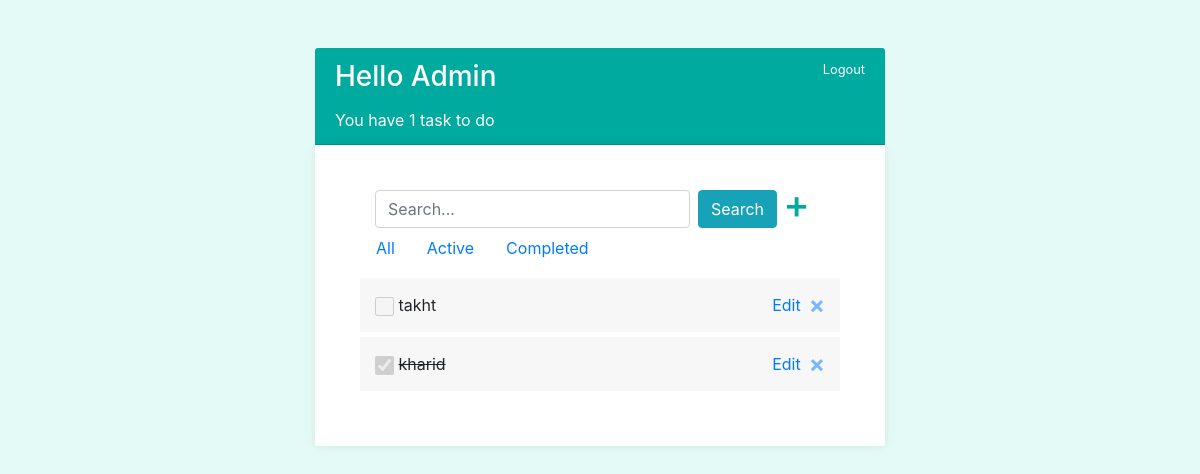
Before: / (signed in) with the older database file.
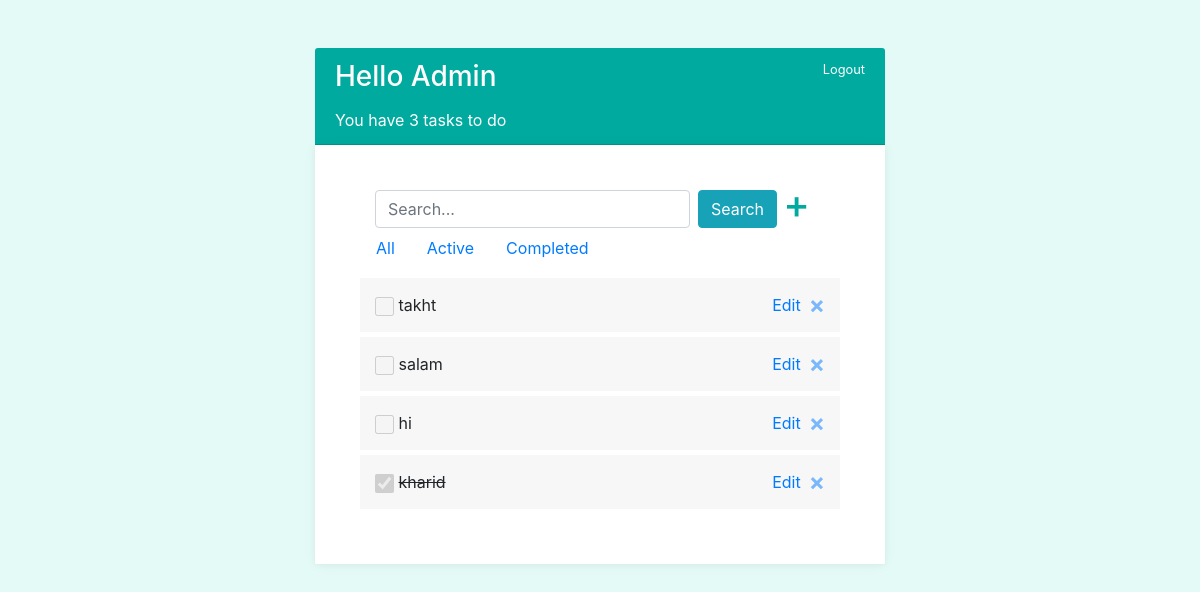
After: the same page with the newer database file.
### account/models.py (models this page shows, shortened)
class Task(models.Model):
    user = models.ForeignKey(User, on_delete=models.CASCADE, null=True, blank=True, related_name='user')
    title = models.CharField(max_length=250)
    description = models.TextField(max_length=500, null=True, blank=True)
    complete = models.BooleanField(default=False)
    created = models.DateTimeField(auto_now_add=True)

### account/views.py (the view)
# urls.py: path('', TaskList.as_view(), name='tasks'),
class TaskList(LoginRequiredMixin, ListView):
    model = Task
    context_object_name = 'tasks'
    template_name = 'account/home-page.html'
    ordering = ['complete']
    def get_context_data(self, *, object_list=None, **kwargs):
        context = super().get_context_data(**kwargs)
        context['tasks'] = context['tasks'].filter(user=self.request.user)
        context['tasksCount'] = context['tasks'].filter(complete=False).count()
        search = self.request.GET.get('search') or ''
        if search:
            context['tasks'] = context['tasks'].filter(title__contains=search)
        return context

### account/templates/account/home-page.html (shortened to what this page needs)
{% extends 'parent/base.html' %}
{% load static %}
{% block content %}
    <div class="row my-5">
        <div class="col-md-12">
            <div class="card-header" style="background-color: #00AA9E; color: white">
                <h3 class="mb-0" style="float: left">Hello {{ request.user|title }}</h3><a
                    href="{% url 'account:logout' %}" style="color: white"><small
                    style="float: right">Logout</small></a>
                <br><br>
                <p class="mb-0">You have {{ tasksCount }} task{{ tasksCount|pluralize:"s" }} to do</p>
            </div>
            <div class="card card-white">
                <div class="card-body">
                    <div id="search-add-wrapper">
                        <form method="GET" class="d-flex float-left col-md-11">
                            <div class="form-outline flex-fill">
                                <input type="text" name="search" id="form1" class="form-control"
                                       placeholder="Search..." value="{{ request.GET.search }}" />
                            </div>
                            <button type="submit" class="btn btn-info mx-2 ">Search</button>
                        </form>
                        <a id="add-link" href="{% url 'account:task-create' %}" class="d-flex h1 float-right" style="text-decoration: none; margin-right: 30px; margin-top: -48px; color: #00AA9E;">&#x2b;</a>
                    </div>
<br>
                    <ul class="nav nav-pills todo-nav">
                        <li role="presentation" class="nav-item all-task active"><a href="#" class="nav-link">All</a>
                        </li>
                        <li role="presentation" class="nav-item active-task"><a href="#" class="nav-link">Active</a>
                        </li>
                        <li role="presentation" class="nav-item completed-task"><a href="#"
                                                                                   class="nav-link">Completed</a></li>
                    </ul>
                    <div class="todo-list">
                        {% for task in tasks %}
                            <div class="todo-item {% if task.complete %}complete{% endif %}">
                                <div class="checker"><span class=""><input type="checkbox"
                                                                           {% if task.complete %}checked{% endif %}
                                                                           name="{{ task.title }}-{{ task.id }}"
                                                                           disabled></span>
                                </div>
                                <span>{{ task.title }}</span>
                                <button type="button" class="close" data-dismiss="modal" aria-label="Close"
                                        style="float: right">
                                    <a href="{% url 'account:task-delete' task.id %}" aria-hidden="true"
                                       style="text-decoration: none">&times;</a>
                                </button>
                                <a href="{% url 'account:task-update' task.id %}" aria-label="Close"
                                   class="text-center mx-2" style="float: right; text-decoration: none">Edit</a>
                            </div>
                        {% empty %}
                            <h4>No tasks..</h4>
                        {% endfor %}
                    </div>
                </div>
            </div>
        </div>
    </div>
{% endblock %}

Changed rows visible on the page:
added Task: title "salam"
added Task: title "hi"
Other visible differences:
{{ tasksCount }}: "1" → "3"
